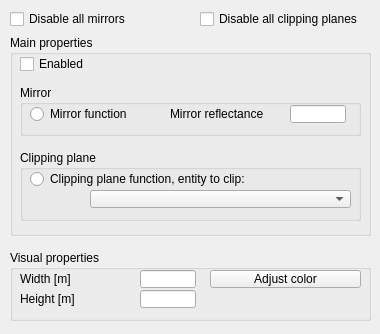
<?xml version="1.0" encoding="UTF-8"?>
<ui version="4.0">
 <class>CQDlgMirrors</class>
 <widget class="QDialog" name="CQDlgMirrors">
  <property name="geometry">
   <rect>
    <x>0</x>
    <y>0</y>
    <width>380</width>
    <height>334</height>
   </rect>
  </property>
  <property name="windowTitle">
   <string>Mirror Properties</string>
  </property>
  <property name="locale">
   <locale language="English" country="UnitedStates"/>
  </property>
  <widget class="QGroupBox" name="groupBox">
   <property name="geometry">
    <rect>
     <x>10</x>
     <y>35</y>
     <width>361</width>
     <height>201</height>
    </rect>
   </property>
   <property name="title">
    <string>Main properties</string>
   </property>
   <property name="flat">
    <bool>false</bool>
   </property>
   <widget class="QCheckBox" name="qqEnabled">
    <property name="geometry">
     <rect>
      <x>10</x>
      <y>20</y>
      <width>171</width>
      <height>18</height>
     </rect>
    </property>
    <property name="focusPolicy">
     <enum>Qt::StrongFocus</enum>
    </property>
    <property name="text">
     <string>Enabled</string>
    </property>
   </widget>
  </widget>
  <widget class="QGroupBox" name="groupBox_3">
   <property name="geometry">
    <rect>
     <x>20</x>
     <y>85</y>
     <width>341</width>
     <height>51</height>
    </rect>
   </property>
   <property name="title">
    <string>Mirror</string>
   </property>
   <property name="flat">
    <bool>false</bool>
   </property>
   <widget class="QRadioButton" name="qqIsMirror">
    <property name="geometry">
     <rect>
      <x>10</x>
      <y>20</y>
      <width>131</width>
      <height>18</height>
     </rect>
    </property>
    <property name="focusPolicy">
     <enum>Qt::StrongFocus</enum>
    </property>
    <property name="text">
     <string>Mirror function</string>
    </property>
    <property name="autoExclusive">
     <bool>false</bool>
    </property>
   </widget>
   <widget class="QLineEdit" name="qqReflectance">
    <property name="geometry">
     <rect>
      <x>270</x>
      <y>20</y>
      <width>56</width>
      <height>18</height>
     </rect>
    </property>
   </widget>
   <widget class="QLabel" name="label_7">
    <property name="geometry">
     <rect>
      <x>150</x>
      <y>20</y>
      <width>121</width>
      <height>18</height>
     </rect>
    </property>
    <property name="text">
     <string>Mirror reflectance</string>
    </property>
   </widget>
  </widget>
  <widget class="QGroupBox" name="groupBox_4">
   <property name="geometry">
    <rect>
     <x>20</x>
     <y>150</y>
     <width>341</width>
     <height>71</height>
    </rect>
   </property>
   <property name="title">
    <string>Clipping plane</string>
   </property>
   <property name="flat">
    <bool>false</bool>
   </property>
   <widget class="QRadioButton" name="qqIsClippingPlane">
    <property name="geometry">
     <rect>
      <x>10</x>
      <y>20</y>
      <width>251</width>
      <height>18</height>
     </rect>
    </property>
    <property name="focusPolicy">
     <enum>Qt::StrongFocus</enum>
    </property>
    <property name="text">
     <string>Clipping plane function, entity to clip:</string>
    </property>
    <property name="autoExclusive">
     <bool>false</bool>
    </property>
   </widget>
   <widget class="QComboBox" name="qqEntityCombo">
    <property name="geometry">
     <rect>
      <x>70</x>
      <y>40</y>
      <width>261</width>
      <height>18</height>
     </rect>
    </property>
   </widget>
  </widget>
  <widget class="QCheckBox" name="qqDisableAllMirrors">
   <property name="geometry">
    <rect>
     <x>10</x>
     <y>10</y>
     <width>161</width>
     <height>18</height>
    </rect>
   </property>
   <property name="focusPolicy">
    <enum>Qt::StrongFocus</enum>
   </property>
   <property name="text">
    <string>Disable all mirrors</string>
   </property>
  </widget>
  <widget class="QCheckBox" name="qqDisableAllClippingPlanes">
   <property name="geometry">
    <rect>
     <x>200</x>
     <y>10</y>
     <width>171</width>
     <height>18</height>
    </rect>
   </property>
   <property name="focusPolicy">
    <enum>Qt::StrongFocus</enum>
   </property>
   <property name="text">
    <string>Disable all clipping planes</string>
   </property>
  </widget>
  <widget class="QGroupBox" name="groupBox_2">
   <property name="geometry">
    <rect>
     <x>10</x>
     <y>250</y>
     <width>361</width>
     <height>71</height>
    </rect>
   </property>
   <property name="title">
    <string>Visual properties</string>
   </property>
   <property name="flat">
    <bool>false</bool>
   </property>
   <widget class="QToolButton" name="qqColor">
    <property name="geometry">
     <rect>
      <x>200</x>
      <y>20</y>
      <width>151</width>
      <height>18</height>
     </rect>
    </property>
    <property name="focusPolicy">
     <enum>Qt::StrongFocus</enum>
    </property>
    <property name="text">
     <string>Adjust color</string>
    </property>
   </widget>
   <widget class="QLabel" name="label_6">
    <property name="geometry">
     <rect>
      <x>10</x>
      <y>40</y>
      <width>121</width>
      <height>18</height>
     </rect>
    </property>
    <property name="text">
     <string>Height [m]</string>
    </property>
   </widget>
   <widget class="QLineEdit" name="qqHeight">
    <property name="geometry">
     <rect>
      <x>130</x>
      <y>40</y>
      <width>56</width>
      <height>18</height>
     </rect>
    </property>
   </widget>
   <widget class="QLineEdit" name="qqWidth">
    <property name="geometry">
     <rect>
      <x>130</x>
      <y>20</y>
      <width>56</width>
      <height>18</height>
     </rect>
    </property>
   </widget>
   <widget class="QLabel" name="label">
    <property name="geometry">
     <rect>
      <x>10</x>
      <y>20</y>
      <width>121</width>
      <height>18</height>
     </rect>
    </property>
    <property name="text">
     <string>Width [m]</string>
    </property>
   </widget>
  </widget>
  <zorder>groupBox</zorder>
  <zorder>groupBox_3</zorder>
  <zorder>groupBox_4</zorder>
  <zorder>qqDisableAllMirrors</zorder>
  <zorder>qqDisableAllClippingPlanes</zorder>
  <zorder>qqEnabled</zorder>
  <zorder>groupBox_2</zorder>
 </widget>
 <tabstops>
  <tabstop>qqDisableAllMirrors</tabstop>
  <tabstop>qqDisableAllClippingPlanes</tabstop>
  <tabstop>qqEnabled</tabstop>
  <tabstop>qqIsMirror</tabstop>
  <tabstop>qqReflectance</tabstop>
  <tabstop>qqIsClippingPlane</tabstop>
  <tabstop>qqEntityCombo</tabstop>
  <tabstop>qqWidth</tabstop>
  <tabstop>qqHeight</tabstop>
  <tabstop>qqColor</tabstop>
 </tabstops>
 <resources/>
 <connections/>
</ui>
